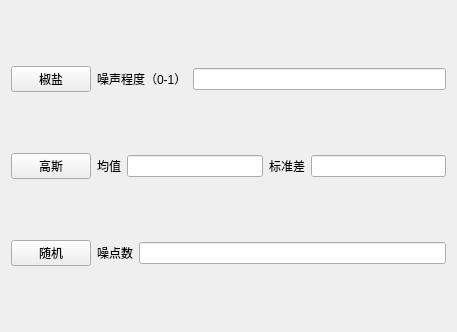
<?xml version="1.0" encoding="UTF-8"?>
<ui version="4.0">
 <class>Form_noise</class>
 <widget class="QWidget" name="Form_noise">
  <property name="geometry">
   <rect>
    <x>0</x>
    <y>0</y>
    <width>457</width>
    <height>332</height>
   </rect>
  </property>
  <property name="windowTitle">
   <string>Form</string>
  </property>
  <layout class="QVBoxLayout" name="verticalLayout">
   <item>
    <layout class="QHBoxLayout" name="horizontalLayout">
     <item>
      <widget class="QPushButton" name="pb_s">
       <property name="text">
        <string>椒盐</string>
       </property>
      </widget>
     </item>
     <item>
      <widget class="QLabel" name="label">
       <property name="text">
        <string>噪声程度（0-1）</string>
       </property>
      </widget>
     </item>
     <item>
      <widget class="QLineEdit" name="le_sn"/>
     </item>
    </layout>
   </item>
   <item>
    <layout class="QHBoxLayout" name="horizontalLayout_2">
     <item>
      <widget class="QPushButton" name="pb_g">
       <property name="text">
        <string>高斯</string>
       </property>
      </widget>
     </item>
     <item>
      <widget class="QLabel" name="label_2">
       <property name="text">
        <string>均值</string>
       </property>
      </widget>
     </item>
     <item>
      <widget class="QLineEdit" name="le_mean"/>
     </item>
     <item>
      <widget class="QLabel" name="label_4">
       <property name="text">
        <string>标准差</string>
       </property>
      </widget>
     </item>
     <item>
      <widget class="QLineEdit" name="le_sigma"/>
     </item>
    </layout>
   </item>
   <item>
    <layout class="QHBoxLayout" name="horizontalLayout_3">
     <item>
      <widget class="QPushButton" name="pb_r">
       <property name="text">
        <string>随机</string>
       </property>
      </widget>
     </item>
     <item>
      <widget class="QLabel" name="label_3">
       <property name="text">
        <string>噪点数</string>
       </property>
      </widget>
     </item>
     <item>
      <widget class="QLineEdit" name="le_rn"/>
     </item>
    </layout>
   </item>
  </layout>
 </widget>
 <resources/>
 <connections/>
</ui>
